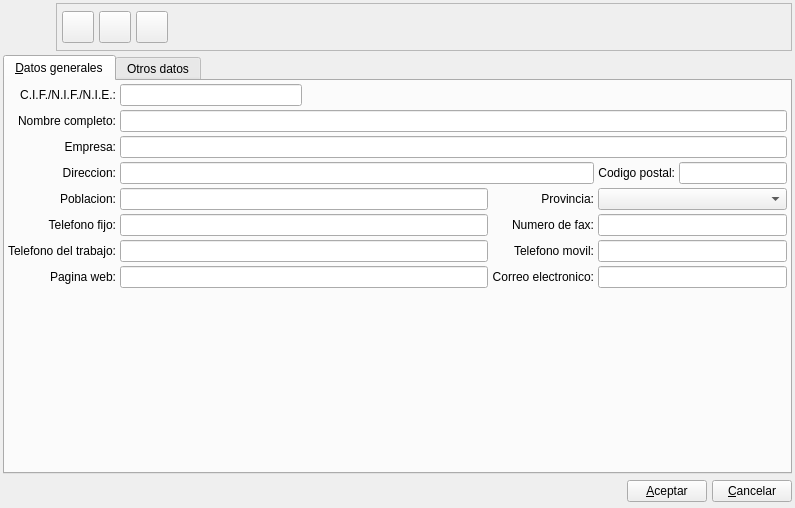
<ui version="4.0" >
 <author>Alvaro de Miguel</author>
 <class>ProfesorBase</class>
 <widget class="QWidget" name="ProfesorBase" >
  <property name="geometry" >
   <rect>
    <x>0</x>
    <y>0</y>
    <width>795</width>
    <height>508</height>
   </rect>
  </property>
  <property name="minimumSize" >
   <size>
    <width>500</width>
    <height>150</height>
   </size>
  </property>
  <property name="windowTitle" >
   <string>Nuevo Profesor</string>
  </property>
  <property name="windowIcon" >
   <iconset resource="gestionaula.qrc" >
    <normaloff>:/ImgGestionAula/icons/profesor.gif</normaloff>:/ImgGestionAula/icons/profesor.gif</iconset>
  </property>
  <layout class="QVBoxLayout" name="verticalLayout" >
   <item>
    <layout class="QHBoxLayout" >
     <property name="spacing" >
      <number>5</number>
     </property>
     <property name="margin" >
      <number>0</number>
     </property>
     <item>
      <widget class="QLabel" name="label" >
       <property name="minimumSize" >
        <size>
         <width>48</width>
         <height>48</height>
        </size>
       </property>
       <property name="maximumSize" >
        <size>
         <width>48</width>
         <height>48</height>
        </size>
       </property>
       <property name="text" >
        <string/>
       </property>
       <property name="pixmap" >
        <pixmap resource="gestionaula.qrc" >:/ImgGestionAula/icons/profesor.gif</pixmap>
       </property>
       <property name="scaledContents" >
        <bool>true</bool>
       </property>
      </widget>
     </item>
     <item>
      <widget class="QFrame" name="frame" >
       <property name="frameShape" >
        <enum>QFrame::StyledPanel</enum>
       </property>
       <property name="frameShadow" >
        <enum>QFrame::Raised</enum>
       </property>
       <layout class="QHBoxLayout" >
        <property name="spacing" >
         <number>5</number>
        </property>
        <property name="margin" >
         <number>5</number>
        </property>
        <item>
         <widget class="QToolButton" name="mui_guardar" >
          <property name="minimumSize" >
           <size>
            <width>32</width>
            <height>32</height>
           </size>
          </property>
          <property name="maximumSize" >
           <size>
            <width>32</width>
            <height>32</height>
           </size>
          </property>
          <property name="toolTip" >
           <string>Guardar cobro</string>
          </property>
          <property name="whatsThis" >
           <string>Guardar cobro</string>
          </property>
          <property name="text" >
           <string/>
          </property>
          <property name="icon" >
           <iconset resource="../../../bulmages.qrc" >
            <normaloff>:/Images/edit-save.svg</normaloff>:/Images/edit-save.svg</iconset>
          </property>
          <property name="iconSize" >
           <size>
            <width>32</width>
            <height>32</height>
           </size>
          </property>
          <property name="shortcut" >
           <string>Ctrl+S</string>
          </property>
         </widget>
        </item>
        <item>
         <widget class="QToolButton" name="mui_borrar" >
          <property name="minimumSize" >
           <size>
            <width>32</width>
            <height>32</height>
           </size>
          </property>
          <property name="maximumSize" >
           <size>
            <width>32</width>
            <height>32</height>
           </size>
          </property>
          <property name="toolTip" >
           <string>Borrar cobro</string>
          </property>
          <property name="whatsThis" >
           <string>Borrar cobro</string>
          </property>
          <property name="text" >
           <string/>
          </property>
          <property name="icon" >
           <iconset resource="../../../bulmages.qrc" >
            <normaloff>:/Images/edit-delete.svg</normaloff>:/Images/edit-delete.svg</iconset>
          </property>
          <property name="iconSize" >
           <size>
            <width>32</width>
            <height>32</height>
           </size>
          </property>
          <property name="shortcut" >
           <string>Ctrl+D</string>
          </property>
         </widget>
        </item>
        <item>
         <widget class="QToolButton" name="mui_imprimir" >
          <property name="minimumSize" >
           <size>
            <width>32</width>
            <height>32</height>
           </size>
          </property>
          <property name="maximumSize" >
           <size>
            <width>32</width>
            <height>32</height>
           </size>
          </property>
          <property name="toolTip" >
           <string>Borrar cobro</string>
          </property>
          <property name="whatsThis" >
           <string>Borrar cobro</string>
          </property>
          <property name="text" >
           <string/>
          </property>
          <property name="icon" >
           <iconset resource="../../../bulmages.qrc" >
            <normaloff>:/Images/document-print.svg</normaloff>:/Images/document-print.svg</iconset>
          </property>
          <property name="iconSize" >
           <size>
            <width>32</width>
            <height>32</height>
           </size>
          </property>
          <property name="shortcut" >
           <string>Ctrl+I</string>
          </property>
         </widget>
        </item>
        <item>
         <spacer>
          <property name="orientation" >
           <enum>Qt::Horizontal</enum>
          </property>
          <property name="sizeType" >
           <enum>QSizePolicy::Expanding</enum>
          </property>
          <property name="sizeHint" stdset="0" >
           <size>
            <width>41</width>
            <height>34</height>
           </size>
          </property>
         </spacer>
        </item>
       </layout>
      </widget>
     </item>
    </layout>
   </item>
   <item>
    <widget class="QTabWidget" name="mui_tab" >
     <property name="enabled" >
      <bool>true</bool>
     </property>
     <property name="currentIndex" >
      <number>0</number>
     </property>
     <widget class="QWidget" name="Tab1" >
      <property name="geometry" >
       <rect>
        <x>0</x>
        <y>0</y>
        <width>773</width>
        <height>352</height>
       </rect>
      </property>
      <attribute name="title" >
       <string>&amp;Datos generales</string>
      </attribute>
      <layout class="QGridLayout" name="gridLayout" >
       <item row="0" column="0" >
        <widget class="QLabel" name="textLabel2_5" >
         <property name="text" >
          <string>C.I.F./N.I.F./N.I.E.:</string>
         </property>
         <property name="alignment" >
          <set>Qt::AlignRight|Qt::AlignTrailing|Qt::AlignVCenter</set>
         </property>
         <property name="buddy" >
          <cstring></cstring>
         </property>
        </widget>
       </item>
       <item row="0" column="1" >
        <widget class="QLineEdit" name="mui_cifcliente" >
         <property name="maxLength" >
          <number>200</number>
         </property>
        </widget>
       </item>
       <item row="0" column="2" >
        <spacer>
         <property name="orientation" >
          <enum>Qt::Horizontal</enum>
         </property>
         <property name="sizeHint" stdset="0" >
          <size>
           <width>40</width>
           <height>20</height>
          </size>
         </property>
        </spacer>
       </item>
       <item row="1" column="0" >
        <widget class="QLabel" name="textLabel2_2" >
         <property name="text" >
          <string>Nombre completo:</string>
         </property>
         <property name="alignment" >
          <set>Qt::AlignRight|Qt::AlignTrailing|Qt::AlignVCenter</set>
         </property>
         <property name="buddy" >
          <cstring></cstring>
         </property>
        </widget>
       </item>
       <item row="1" column="1" colspan="5" >
        <widget class="QLineEdit" name="mui_nombreprofesor" >
         <property name="sizePolicy" >
          <sizepolicy vsizetype="Preferred" hsizetype="Expanding" >
           <horstretch>0</horstretch>
           <verstretch>0</verstretch>
          </sizepolicy>
         </property>
        </widget>
       </item>
       <item row="2" column="0" >
        <widget class="QLabel" name="textLabel2_2_2" >
         <property name="text" >
          <string>Empresa:</string>
         </property>
         <property name="alignment" >
          <set>Qt::AlignRight|Qt::AlignTrailing|Qt::AlignVCenter</set>
         </property>
         <property name="buddy" >
          <cstring></cstring>
         </property>
        </widget>
       </item>
       <item row="2" column="1" colspan="5" >
        <widget class="QLineEdit" name="mui_corpcliente" >
         <property name="maxLength" >
          <number>200</number>
         </property>
        </widget>
       </item>
       <item row="3" column="0" >
        <widget class="QLabel" name="textLabel2_6" >
         <property name="text" >
          <string>Direccion:</string>
         </property>
         <property name="alignment" >
          <set>Qt::AlignRight|Qt::AlignTrailing|Qt::AlignVCenter</set>
         </property>
         <property name="buddy" >
          <cstring></cstring>
         </property>
        </widget>
       </item>
       <item row="3" column="1" colspan="3" >
        <widget class="QLineEdit" name="mui_dircliente" >
         <property name="maxLength" >
          <number>100</number>
         </property>
        </widget>
       </item>
       <item row="3" column="4" >
        <widget class="QLabel" name="textLabel2_7" >
         <property name="sizePolicy" >
          <sizepolicy vsizetype="Fixed" hsizetype="Fixed" >
           <horstretch>0</horstretch>
           <verstretch>0</verstretch>
          </sizepolicy>
         </property>
         <property name="text" >
          <string>Codigo postal:</string>
         </property>
         <property name="alignment" >
          <set>Qt::AlignRight|Qt::AlignTrailing|Qt::AlignVCenter</set>
         </property>
         <property name="buddy" >
          <cstring></cstring>
         </property>
        </widget>
       </item>
       <item row="3" column="5" >
        <widget class="QLineEdit" name="mui_cpcliente" >
         <property name="sizePolicy" >
          <sizepolicy vsizetype="Fixed" hsizetype="Fixed" >
           <horstretch>0</horstretch>
           <verstretch>0</verstretch>
          </sizepolicy>
         </property>
         <property name="maxLength" >
          <number>10</number>
         </property>
        </widget>
       </item>
       <item row="4" column="0" >
        <widget class="QLabel" name="textLabel2_9" >
         <property name="text" >
          <string>Poblacion:</string>
         </property>
         <property name="alignment" >
          <set>Qt::AlignRight|Qt::AlignTrailing|Qt::AlignVCenter</set>
         </property>
         <property name="buddy" >
          <cstring></cstring>
         </property>
        </widget>
       </item>
       <item row="4" column="1" colspan="2" >
        <widget class="QLineEdit" name="mui_poblcliente" >
         <property name="maxLength" >
          <number>40</number>
         </property>
        </widget>
       </item>
       <item row="4" column="3" >
        <widget class="QLabel" name="textLabel2_9_2" >
         <property name="text" >
          <string>Provincia:</string>
         </property>
         <property name="alignment" >
          <set>Qt::AlignRight|Qt::AlignTrailing|Qt::AlignVCenter</set>
         </property>
        </widget>
       </item>
       <item row="4" column="4" colspan="2" >
        <widget class="BlComboBox" name="mui_idprovincia" />
       </item>
       <item row="5" column="0" >
        <widget class="QLabel" name="textLabel2_8" >
         <property name="text" >
          <string>Telefono fijo:</string>
         </property>
         <property name="alignment" >
          <set>Qt::AlignRight|Qt::AlignTrailing|Qt::AlignVCenter</set>
         </property>
         <property name="buddy" >
          <cstring></cstring>
         </property>
        </widget>
       </item>
       <item row="5" column="1" colspan="2" >
        <widget class="QLineEdit" name="mui_telcliente" >
         <property name="maxLength" >
          <number>20</number>
         </property>
        </widget>
       </item>
       <item row="5" column="3" >
        <widget class="QLabel" name="textLabel2_8_4" >
         <property name="text" >
          <string>Numero de fax:</string>
         </property>
         <property name="alignment" >
          <set>Qt::AlignRight|Qt::AlignTrailing|Qt::AlignVCenter</set>
         </property>
         <property name="buddy" >
          <cstring></cstring>
         </property>
        </widget>
       </item>
       <item row="5" column="4" colspan="2" >
        <widget class="QLineEdit" name="mui_faxcliente" >
         <property name="maxLength" >
          <number>20</number>
         </property>
        </widget>
       </item>
       <item row="6" column="0" >
        <widget class="QLabel" name="textLabel2_11" >
         <property name="text" >
          <string>Telefono del trabajo:</string>
         </property>
         <property name="alignment" >
          <set>Qt::AlignRight|Qt::AlignTrailing|Qt::AlignVCenter</set>
         </property>
         <property name="buddy" >
          <cstring></cstring>
         </property>
        </widget>
       </item>
       <item row="6" column="1" colspan="2" >
        <widget class="QLineEdit" name="mui_teltrabcliente" >
         <property name="maxLength" >
          <number>20</number>
         </property>
        </widget>
       </item>
       <item row="6" column="3" >
        <widget class="QLabel" name="textLabel2_8_5" >
         <property name="text" >
          <string>Telefono movil:</string>
         </property>
         <property name="alignment" >
          <set>Qt::AlignRight|Qt::AlignTrailing|Qt::AlignVCenter</set>
         </property>
         <property name="buddy" >
          <cstring></cstring>
         </property>
        </widget>
       </item>
       <item row="6" column="4" colspan="2" >
        <widget class="QLineEdit" name="mui_movilcliente" >
         <property name="maxLength" >
          <number>20</number>
         </property>
        </widget>
       </item>
       <item row="7" column="0" >
        <widget class="QLabel" name="textLabel2_8_2" >
         <property name="text" >
          <string>Pagina web:</string>
         </property>
         <property name="alignment" >
          <set>Qt::AlignRight|Qt::AlignTrailing|Qt::AlignVCenter</set>
         </property>
         <property name="buddy" >
          <cstring></cstring>
         </property>
        </widget>
       </item>
       <item row="7" column="1" colspan="2" >
        <widget class="QLineEdit" name="mui_urlcliente" >
         <property name="maxLength" >
          <number>150</number>
         </property>
        </widget>
       </item>
       <item row="7" column="3" >
        <widget class="QLabel" name="textLabel2_8_3" >
         <property name="text" >
          <string>Correo electronico:</string>
         </property>
         <property name="alignment" >
          <set>Qt::AlignRight|Qt::AlignTrailing|Qt::AlignVCenter</set>
         </property>
         <property name="buddy" >
          <cstring></cstring>
         </property>
        </widget>
       </item>
       <item row="7" column="4" colspan="2" >
        <widget class="QLineEdit" name="mui_mailcliente" >
         <property name="maxLength" >
          <number>100</number>
         </property>
        </widget>
       </item>
       <item row="8" column="1" >
        <spacer>
         <property name="orientation" >
          <enum>Qt::Vertical</enum>
         </property>
         <property name="sizeHint" stdset="0" >
          <size>
           <width>20</width>
           <height>40</height>
          </size>
         </property>
        </spacer>
       </item>
      </layout>
     </widget>
     <widget class="QWidget" name="tabOtros" >
      <property name="geometry" >
       <rect>
        <x>0</x>
        <y>0</y>
        <width>727</width>
        <height>375</height>
       </rect>
      </property>
      <attribute name="title" >
       <string>Otros datos</string>
      </attribute>
      <layout class="QGridLayout" name="_3" >
       <property name="margin" >
        <number>5</number>
       </property>
       <property name="spacing" >
        <number>5</number>
       </property>
       <item row="0" column="0" colspan="3" >
        <widget class="QFrame" name="m_frameplugin" >
         <property name="frameShape" >
          <enum>QFrame::StyledPanel</enum>
         </property>
         <property name="frameShadow" >
          <enum>QFrame::Raised</enum>
         </property>
        </widget>
       </item>
       <item row="1" column="0" colspan="2" >
        <widget class="QLabel" name="textLabel2_4_2_2" >
         <property name="text" >
          <string>Comentarios:</string>
         </property>
         <property name="buddy" >
          <cstring></cstring>
         </property>
        </widget>
       </item>
       <item row="1" column="2" >
        <widget class="QLabel" name="textLabel2_4_2" >
         <property name="sizePolicy" >
          <sizepolicy vsizetype="Fixed" hsizetype="Fixed" >
           <horstretch>0</horstretch>
           <verstretch>0</verstretch>
          </sizepolicy>
         </property>
         <property name="maximumSize" >
          <size>
           <width>32766</width>
           <height>32767</height>
          </size>
         </property>
         <property name="text" >
          <string>Datos de comercio electronico:</string>
         </property>
         <property name="buddy" >
          <cstring></cstring>
         </property>
        </widget>
       </item>
       <item row="2" column="0" colspan="2" >
        <widget class="QTextEdit" name="mui_comentcliente" >
         <property name="sizePolicy" >
          <sizepolicy vsizetype="Expanding" hsizetype="Expanding" >
           <horstretch>0</horstretch>
           <verstretch>0</verstretch>
          </sizepolicy>
         </property>
         <property name="tabChangesFocus" >
          <bool>true</bool>
         </property>
        </widget>
       </item>
       <item row="2" column="2" >
        <widget class="QTextEdit" name="mui_ecommercedatacliente" >
         <property name="sizePolicy" >
          <sizepolicy vsizetype="Expanding" hsizetype="Expanding" >
           <horstretch>0</horstretch>
           <verstretch>0</verstretch>
          </sizepolicy>
         </property>
         <property name="tabChangesFocus" >
          <bool>true</bool>
         </property>
        </widget>
       </item>
       <item row="3" column="0" >
        <widget class="QLabel" name="textLabel2_4_3" >
         <property name="text" >
          <string>Datos bancarios:</string>
         </property>
         <property name="buddy" >
          <cstring></cstring>
         </property>
        </widget>
       </item>
       <item row="3" column="1" colspan="2" >
        <widget class="BLBancoEdit" name="mui_bancocliente" >
         <property name="sizePolicy" >
          <sizepolicy vsizetype="Fixed" hsizetype="Expanding" >
           <horstretch>0</horstretch>
           <verstretch>0</verstretch>
          </sizepolicy>
         </property>
        </widget>
       </item>
      </layout>
     </widget>
    </widget>
   </item>
   <item>
    <layout class="QHBoxLayout" >
     <property name="spacing" >
      <number>5</number>
     </property>
     <property name="margin" >
      <number>0</number>
     </property>
     <item>
      <spacer>
       <property name="orientation" >
        <enum>Qt::Horizontal</enum>
       </property>
       <property name="sizeType" >
        <enum>QSizePolicy::Expanding</enum>
       </property>
       <property name="sizeHint" stdset="0" >
        <size>
         <width>201</width>
         <height>27</height>
        </size>
       </property>
      </spacer>
     </item>
     <item>
      <widget class="QPushButton" name="mui_aceptar" >
       <property name="text" >
        <string>&amp;Aceptar</string>
       </property>
      </widget>
     </item>
     <item>
      <widget class="QPushButton" name="mui_cancelar" >
       <property name="text" >
        <string>&amp;Cancelar</string>
       </property>
      </widget>
     </item>
    </layout>
   </item>
  </layout>
 </widget>
 <layoutdefault spacing="4" margin="3" />
 <customwidgets>
  <customwidget>
   <class>BLBancoEdit</class>
   <extends>QLineEdit</extends>
   <header>blbancoedit.h</header>
  </customwidget>
  <customwidget>
   <class>BlComboBox</class>
   <extends>QComboBox</extends>
   <header>blcombobox.h</header>
  </customwidget>
 </customwidgets>
 <resources>
  <include location="../../../bulmages.qrc" />
  <include location="gestionaula.qrc" />
 </resources>
 <connections/>
</ui>
